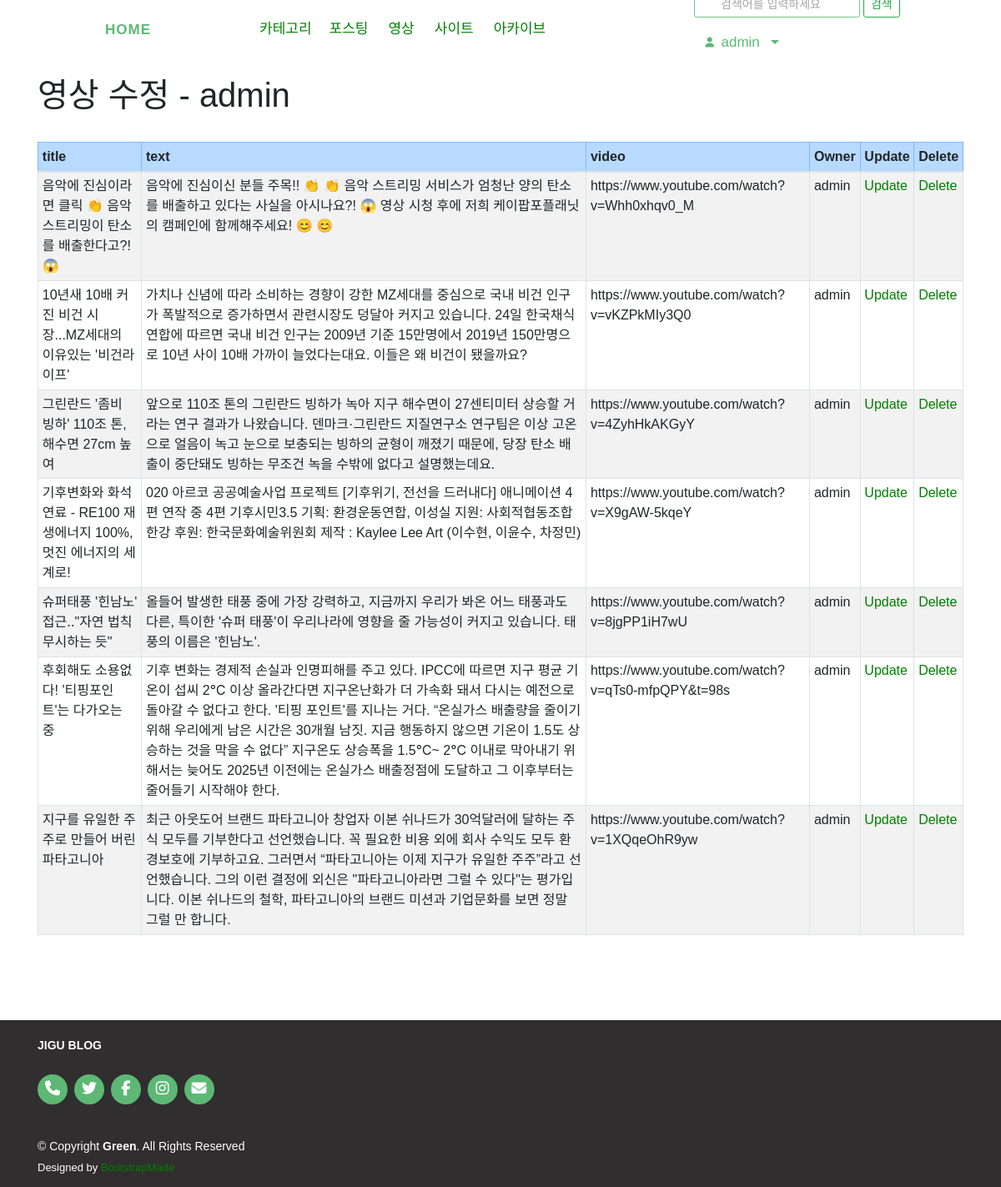
Screenshot of /video/change/ (signed in) with the database file from the repository.
### video/models.py (models this page shows, shortened)
class Video(models.Model):
    title = models.CharField(max_length=200)
    text = models.TextField()
    video = EmbedVideoField()
    owner = models.ForeignKey(User, on_delete=models.CASCADE, verbose_name="OWNER", blank=True, null=True)
    class  Meta:
        verbose_name_plural = "Videos"
        ordering = ('-id',)

### video/views.py (the view)
# urls.py: path('change/', views.VideoChangeLV.as_view(), name='video_change'),
class VideoChangeLV(LoginRequiredMixin, ListView):
    template_name = 'video/video_change_list.html'
    fields = ['title', 'text', 'video']
    def get_queryset(self):
        return Video.objects.filter(owner = self.request.user)

### video/templates/video/video_change_list.html (shortened to what this page needs)
{% extends 'base.html' %}
{% block content %}
<div class="container">
    <h1>영상 수정 - {{ user }}</h1>
    <br>
    <table class="table table-bordered table-sm table-striped">
        <thead>
            <tr class="table-primary">
                <th>title</th>
                <th>text</th>
                <th>video</th>
                <th>Owner</th>
                <th>Update</th>
                <th>Delete</th>
            </tr>
        </thead>
        <tbody>
            {% for item in object_list %}
            <tr>
                <td>{{ item.title }}</td>
                <td>{{ item.text }}</td>
                <td>{{ item.video }}</td>
                <td>{{ item.owner }}</td>
                <td><a href="{% url 'video:video_update' item.id %}">Update</a></td>
                <td><a href="{% url 'video:video_delete' item.id %}">Delete</a></td>
            </tr>
            {% endfor %}
        </tbody>
    </table>
</div>
{% endblock %}

### templates/base.html (shortened to what this page needs)
<!DOCTYPE html>
<html lang="ko">
<head>
    <link rel="stylesheet" href="https://maxcdn.bootstrapcdn.com/bootstrap/4.5.0/css/bootstrap.min.css">
    <link rel="stylesheet" as="style" crossorigin href="https://cdn.jsdelivr.net/gh/orioncactus/pretendard@v1.3.5/dist/web/static/pretendard.css" />
</head>
<body>
    <header id="header" class="d-flex align-items-center">
        <div class="navbar-collapse align-items-center ml-5">
            <div class="navbar-collapse align-items-center justify-content-between">
                <nav id="navbar" class="navbar navbar-expand-md ">
                    <h1 class="logo me-auto">
                        <a class="navbar-brand ml-5 mb-0 mx-5 font-weight-bold nav-link scrollto active" href="{% url 'home' %}">HOME</a>
                    </h1>
                    <ul class="navbar-nav mx-5" style="width:45%">
                        <li class="dropdown">
                            <a href="#">
                                <span class="mx-1">카테고리</span>
                            </a>
                        </li>
                        <li><a class="nav-link scrollto mx-1" href="{% url 'blog:index' %}">포스팅</a></li>
                        <li><a class="nav-link scrollto mx-1" href="{% url 'video:video' %}">영상</a></li>
                        <li><a class="nav-link scrollto mx-1" href="{% url 'blog:site' %}">사이트</a></li>
                        <li><a class="nav-link scrollto mx-1" href="{% url 'blog:post_archive' %}">아카이브</a></li>
                    </ul>
                    <div class="navbar">
                        <ul class="navbar-nav ml-3">
                            <form method="post" action="{% url 'blog:post_search' %}"> {% csrf_token %}
                                <input type="search" class="btn btn-outline-success btn-sm disabled" placeholder="검색어를 입력하세요" name="search_word" >
                                <button class="btn btn-outline-success btn-sm" type="submit" href="{% url 'blog:post_search' %}" > 검색 </button>
                            </form>
                        </ul>
                        <ul class="navbar-nav">
                            <li class="nav-item dropdown mx-1 btn">
                                {% if user.is_active %}
                                <a class="nav-link scrollto active dropdown-toggle text-black" href="#" data-toggle="dropdown">
                                    &ensp;{% firstof user.get_short_name user.get_username %}&ensp;
                                </a>
                                {% endif %}
                            </li>
                        </ul>
                    </div>
                </nav>
            </div>
        </div>
    </header>
    <div id="main-wrapper">
        <div id="main-content" class="">
            {% block content %}
            {% endblock %}
        </div>
    </div>
    <footer id="footer">
        <div class="container">
            <div class="footer_logo">JIGU BLOG</div>
            <div class="social-links">
                <a href="#" class="linkedin"><i class="fa-solid fa-phone"></i></a>
                <a href="#" class="twitter"><i class="fa-brands fa-twitter"></i></a>
                <a href="#" class="facebook"><i class="fa-brands fa-facebook-f"></i></a>
                <a href="#" class="instagram"><i class="fa-brands fa-instagram"></i></a>
                <a href="#" class="email"><i class="fa-solid fa-envelope"></i></a>
            </div>
            <div class="copyright">
                © Copyright <strong><span>Green</span></strong>. All Rights Reserved
            </div>
            <div class="credits">
                Designed by <a href="https://bootstrapmade.com/">BootstrapMade</a>
            </div>
        </div>
      </footer>
</body>
</html>

### templates/base.html (style rules this page uses)
* { font-family: 'Noto Sans KR', sans-serif, Pretendard, -apple-system, BlinkMacSystemFont, system-ui, Roboto, "Helvetica Neue", "Segoe UI", "Apple SD Gothic Neo", "Noto Sans KR", "Malgun Gothic", "Apple Color Emoji", "Segoe UI Emoji", "Segoe UI Symbol", sans-serif; }
html, body { margin: 0; padding: 0; height: 100%; }
#main-wrapper { margin: 20px 0; height: auto; min-height: 100%; padding-bottom: 266px; }
footer .footer_logo { padding-bottom: 24px; color: black; font-weight: 600; }
#header { background: #fff; transition: all 0.5s; z-index: 997; height: 70px; }
#header .logo { font-size: 40px; margin: 0; padding: 0; line-height: 1; font-weight: 700; letter-spacing: 1px; text-transform: uppercase; }
#header .logo a { color: #5cb874; }
.navbar { padding: 0; }
.navbar ul { margin: 0; padding: 0; display: flex; list-style: none; align-items: center; }
.navbar li { position: relative; }
.navbar a, .navbar a:focus { display: flex; align-items: center; justify-content: space-between; padding: 10px 0 10px 30px; font-size: 17px; color: #222222; white-space: nowrap; transition: 0.3s; }
.navbar a:hover, .navbar .active, .navbar .active:focus, .navbar li:hover>a { color: #5cb874; }
#footer { background: rgb(48, 46, 46); color: #fff; font-size: 14px; text-align: left; padding: 10px 0; height: 200px; position: relative; transform : translateY(-100%); width: 100%; padding: 20px 0; }
#footer .social-links { margin: 0 0 40px 0; }
#footer .social-links a { font-size: 18px; display: inline-block; background: #5cb874; color: #fff; line-height: 1; padding: 8px 0; margin-right: 4px; border-radius: 50%; text-align: center; width: 36px; height: 36px; transition: 0.3s; }
#footer .copyright { margin: 0 0 5px 0; }
#footer .credits { font-size: 13px; }
#footer .footer_logo { color: white; }

### video/templates/video/video_change_list.html (style rules this page uses)
a:link { color : green; text-decoration: none; }

### rows the page displays
Video: title "음악에 진심이라면 클릭 👏 음악 스트리밍이 탄소를 배출한다고?! 😱", text "음악에 진심이신 분들 주목!! 👏 👏 음악 스트리밍 서비스가 엄청난 양의 탄소를 배출하고 있다는 사실을 아시나요?! 😱 영상 시청 후에 저희 케이팝포플래닛의 캠페인에 함께해주세요! 😊 😊", video "https://www.youtube.com/watch?v=Whh0xhqv0_M", owner "admin"
Video: title "10년새 10배 커진 비건 시장...MZ세대의 이유있는 '비건라이프'", text "가치나 신념에 따라 소비하는 경향이 강한 MZ세대를 중심으로 국내 비건 인구가 폭발적으로 증가하면서 관련시장도 덩달아 커지고 있습니다. 24일 한국채식연합에 따르면 국내 비건 인구는 2009년 기준 15만명에서 2019년 150만명으로 10년 사이 10배 가까이 늘었다는대요. 이들은 왜 비건이 됐을까요?", video "https://www.youtube.com/watch?v=vKZPkMIy3Q0", owner "admin"
Video: title "그린란드 '좀비 빙하' 110조 톤, 해수면 27cm 높여", text "앞으로 110조 톤의 그린란드 빙하가 녹아 지구 해수면이 27센티미터 상승할 거라는 연구 결과가 나왔습니다. 덴마크·그린란드 지질연구소 연구팀은 이상 고온으로 얼음이 녹고 눈으로 보충되는 빙하의 균형이 깨졌기 때문에, 당장 탄소 배출이 중단돼도 빙하는 무조건 녹을 수밖에 없다고 설명했는데요.", video "https://www.youtube.com/watch?v=4ZyhHkAKGyY", owner "admin"
Video: title "기후변화와 화석연료 - RE100 재생에너지 100%, 멋진 에너지의 세계로!", text "020 아르코 공공예술사업 프로젝트 [기후위기, 전선을 드러내다] 애니메이션 4편 연작 중 4편 기후시민3.5 기획: 환경운동연합, 이성실 지원: 사회적협동조합 한강 후원: 한국문화예술위원회 제작 : Kaylee Lee Art (이수현, 이윤수, 차정민)", video "https://www.youtube.com/watch?v=X9gAW-5kqeY", owner "admin"
Video: title "슈퍼태풍 '힌남노' 접근‥\"자연 법칙 무시하는 듯\"", text "올들어 발생한 태풍 중에 가장 강력하고, 지금까지 우리가 봐온 어느 태풍과도 다른, 특이한 '슈퍼 태풍'이 우리나라에 영향을 줄 가능성이 커지고 있습니다. 태풍의 이름은 '힌남노'.", video "https://www.youtube.com/watch?v=8jgPP1iH7wU", owner "admin"
Video: title "후회해도 소용없다! '티핑포인트'는 다가오는 중", text "기후 변화는 경제적 손실과 인명피해를 주고 있다. IPCC에 따르면 지구 평균 기온이 섭씨 2℃ 이상 올라간다면 지구온난화가 더 가속화 돼서 다시는 예전으로 돌아갈 수 없다고 한다. '티핑 포인트'를 지나는 거다. “온실가스 배출량을 줄이기 위해 우리에게 남은 시간은 30개월 남짓. 지금 행동하지 않으면 기온이 1.5도 상승하는 것을 막을 수 없다” 지구온도 상승폭을 1.5℃~ 2℃ 이내로 막아내기 위해서는 늦어도 2025년 이전에는 온실가스 배출정점에 도달하고 그 이후부터는 줄어들기 시작해야 한다.", video "https://www.youtube.com/watch?v=qTs0-mfpQPY&t=98s", owner "admin"
Video: title "지구를 유일한 주주로 만들어 버린 파타고니아", text "최근 아웃도어 브랜드 파타고니아 창업자 이본 쉬나드가 30억달러에 달하는 주식 모두를 기부한다고 선언했습니다. 꼭 필요한 비용 외에 회사 수익도 모두 환경보호에 기부하고요. 그러면서 “파타고니아는 이제 지구가 유일한 주주”라고 선언했습니다. 그의 이런 결정에 외신은 \"파타고니아라면 그럴 수 있다\"는 평가입니다. 이본 쉬나드의 철학, 파타고니아의 브랜드 미션과 기업문화를 보면 정말 그럴 만 합니다.", video "https://www.youtube.com/watch?v=1XQqeOhR9yw", owner "admin"

### other values shown
{{ user }} "admin"
